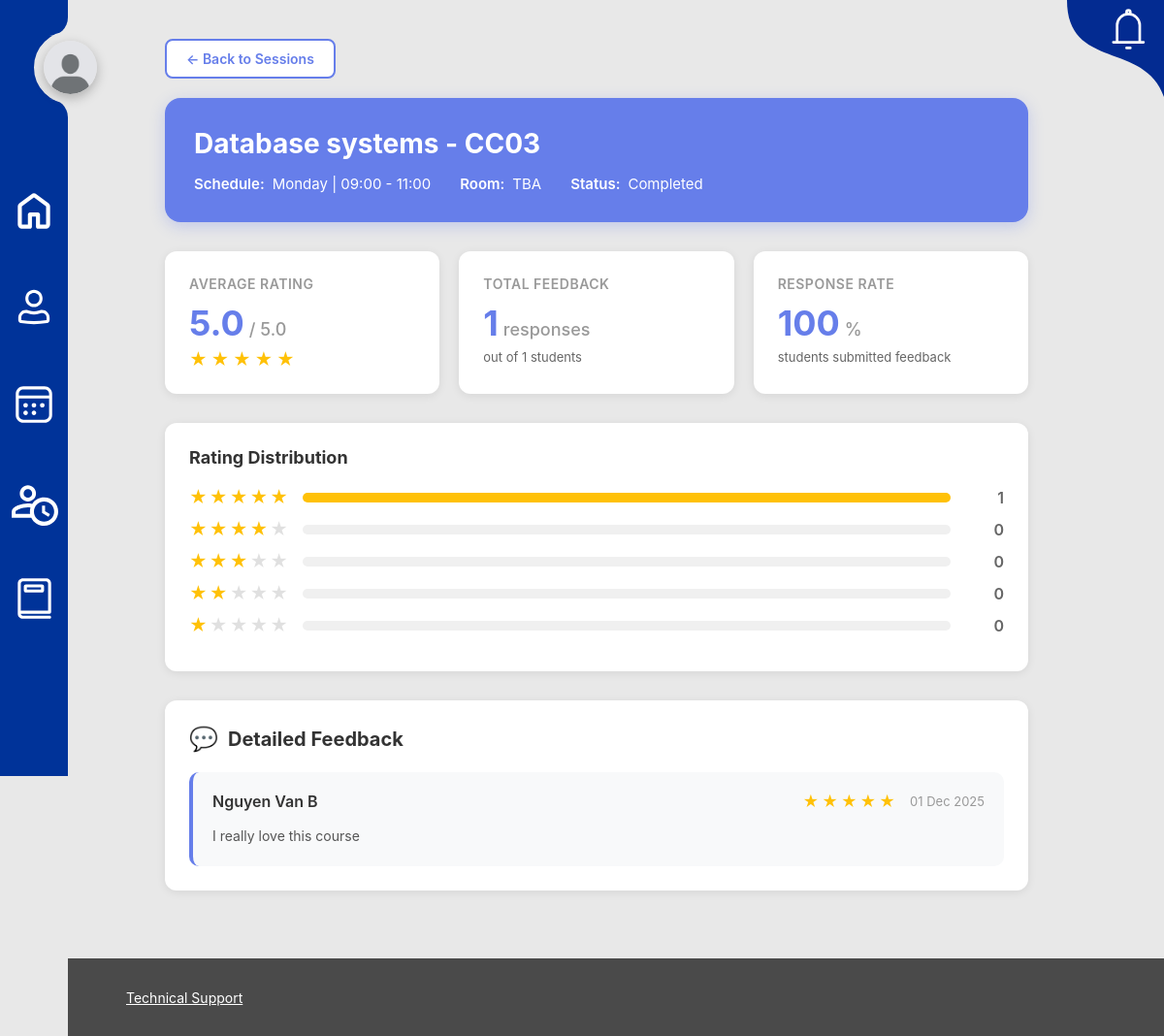
The app's page /feedback/session/2/feedback/ (signed in) with its own data.
### tutoring_sessions/models.py (models this page shows, shortened)
class Session(models.Model):
    STATUS_CHOICES = [
        ('scheduled', 'Scheduled'),
        ('ongoing', 'Ongoing'),
        ('completed', 'Completed'),
        ('cancelled', 'Cancelled'),
    ]
    DAY_CHOICES = [
        ('0', 'Monday'),
        ('1', 'Tuesday'),
        ('2', 'Wednesday'),
        ('3', 'Thursday'),
        ('4', 'Friday'),
        ('5', 'Saturday'),
        ('6', 'Sunday'),
    ]
    class_code = models.CharField(max_length=20)
    subject = models.ForeignKey(Subject, on_delete=models.CASCADE)
    tutor = models.ForeignKey(Tutor, on_delete=models.CASCADE)
    days = models.CharField(max_length=50)  # Ví dụ: "2-3-4"
    start_time = models.TimeField()
    end_time = models.TimeField()
    capacity = models.IntegerField(default=30)
    enrolled_count = models.IntegerField(default=0)
    status = models.CharField(max_length=20, choices=STATUS_CHOICES, default='scheduled')
    created_at = models.DateTimeField(auto_now_add=True)

class Subject(models.Model):
    name = models.CharField(max_length=100)
    code = models.CharField(max_length=20, unique=True)

### students/models.py (models this page shows, shortened)
class Student(models.Model):
    user = models.OneToOneField(User, on_delete=models.CASCADE)
    full_name = models.CharField(max_length=100)
    student_id = models.CharField(max_length=20, unique=True)
    phone = models.CharField(max_length=15, blank=True)
    email = models.EmailField(blank=True)
    major = models.CharField(max_length=100, blank=True)
    dob = models.DateField(null=True, blank=True)
    sp_needs = models.CharField(max_length=100, blank=True)
    avatar = models.ImageField(upload_to='avatars/', null=True, blank=True)  # Thêm trường avatar
    class Meta:
        verbose_name = "Student"
        verbose_name_plural = "Students"

### feedback/models.py (models this page shows, shortened)
class Feedback(models.Model):
    RATING_CHOICES = [(i, i) for i in range(1, 6)]
    enrollment = models.OneToOneField(Enrollment, on_delete=models.CASCADE)
    rating = models.IntegerField(choices=RATING_CHOICES)
    comment = models.TextField(blank=True)
    created_at = models.DateTimeField(auto_now_add=True)

### feedback/views.py (the view)
# urls.py: path('session/<int:session_id>/feedback/', views.view_feedback, name='view_feedback'),
@login_required
def view_feedback(request, session_id):
    session = get_object_or_404(Session, id=session_id, tutor=request.user.tutor)
    enrollments = Enrollment.objects.filter(session=session).select_related(
        'student', 'student__user'
    )
    feedbacks_with_comments = []
    feedbacks_without_comments = [] # This holds ratings without detailed comments
    for enrollment in enrollments:
        try:
            feedback = enrollment.feedback # Access the related Feedback object
            if feedback.comment:
                feedbacks_with_comments.append({
                    'student': enrollment.student,
                    'rating': feedback.rating,
                    'comment': feedback.comment,
                    'created_at': feedback.created_at
                })
            else:
                feedbacks_without_comments.append({
                    'student': enrollment.student,
                    'rating': feedback.rating,
                    'created_at': feedback.created_at
                })
        except Feedback.DoesNotExist:
            pass
    all_feedbacks = Feedback.objects.filter(enrollment__session=session)
    total_feedbacks = all_feedbacks.count()
    total_students = enrollments.count()
    stats = {
        'average_rating': all_feedbacks.aggregate(Avg('rating'))['rating__avg'] or 0,
        'total_feedbacks': total_feedbacks,
        'total_students': total_students,
        'feedback_rate': (total_feedbacks / total_students * 100) if total_students > 0 else 0,
        'rating_distribution': {
            5: all_feedbacks.filter(rating=5).count(),
            4: all_feedbacks.filter(rating=4).count(),
            3: all_feedbacks.filter(rating=3).count(),
            2: all_feedbacks.filter(rating=2).count(),
            1: all_feedbacks.filter(rating=1).count(),
        }
    }
    context = {
        'session': session,
        'feedbacks_with_comments': feedbacks_with_comments,
        'feedbacks_without_comments': feedbacks_without_comments,
        'stats': stats,
    }
    return render(request, 'feedback/view_feedback.html', context)

### feedback/templatetags/feedback_filters.py (called while the page is built)
@register.filter
def get_item(dictionary, key):
    if dictionary is None:
        return None
    return dictionary.get(int(key) if str(key).isdigit() else key)

### notification/context_processors.py (called while the page is built)
def notifications(request):
    if request.user.is_authenticated:
        notifications = NotificationService.get_user_notifications(request.user)
        unread_count = NotificationService.get_unread_count(request.user)
        return {
            'user_notifications': notifications[:5],  # Latest 5
            'unread_count': unread_count,
        }
    return {
        'user_notifications': [],
        'unread_count': 0,
    }

### notification/notification_service.py (called while the page is built)
    @staticmethod
    def get_user_notifications(user: User, unread_only: bool = False):
        personal = Notification.objects.filter(user=user)
        broadcasts = Notification.objects.filter(is_broadcast=True)
        notifications = personal | broadcasts
        if unread_only:
            notifications = notifications.filter(is_read=False)
        return notifications.order_by('-created_at')

    @staticmethod
    def get_unread_count(user: User):
        personal_unread = Notification.objects.filter(user=user, is_read=False).count()
        broadcast_unread = Notification.objects.filter(is_broadcast=True, is_read=False).count()
        return personal_unread + broadcast_unread

### tutors/templatetags/tutor_avatar.py (called while the page is built)
@register.filter
def valid_avatar(avatar_field):
    if not avatar_field:
        return False
    file_path = os.path.join(settings.MEDIA_ROOT, str(avatar_field))
    return os.path.isfile(file_path)

### feedback/templates/feedback/view_feedback.html (shortened to what this page needs)
{% extends 'tutor_base.html' %}
{% load static %}
{% load feedback_filters %}
{% block content %}
<div class="feedback-container">
    <a href="{% url 'tutors:sessions' %}" class="back-btn">
        ← Back to Sessions
    </a>
    <div class="feedback-header">
        <h1>{{ session.subject.name }} - {{ session.class_code }}</h1>
        <div class="session-info">
            <div class="session-info-item">
                <strong>Schedule:</strong>
                <span>{{ session.days }} | {{ session.start_time|time:"H:i" }} - {{ session.end_time|time:"H:i" }}</span>
            </div>
            <div class="session-info-item">
                <strong>Room:</strong>
                <span>{{ session.room|default:"TBA" }}</span>
            </div>
            <div class="session-info-item">
                <strong>Status:</strong>
                <span>{{ session.get_status_display }}</span>
            </div>
        </div>
    </div>
    <div class="stats-grid">
        <div class="stat-card">
            <div class="stat-label">Average Rating</div>
            <div class="stat-value">
                {{ stats.average_rating|floatformat:1 }}
                <span class="stat-unit">/ 5.0</span>
            </div>
            <div class="stat-subtext">
                {% for i in "12345" %}
                    {% if forloop.counter <= stats.average_rating %}
                        <span class="star">★</span>
                    {% else %}
                        <span class="star empty">★</span>
                    {% endif %}
                {% endfor %}
            </div>
        </div>
        <div class="stat-card">
            <div class="stat-label">Total Feedback</div>
            <div class="stat-value">
                {{ stats.total_feedbacks }}
                <span class="stat-unit">responses</span>
            </div>
            <div class="stat-subtext">out of {{ stats.total_students }} students</div>
        </div>
        <div class="stat-card">
            <div class="stat-label">Response Rate</div>
            <div class="stat-value">
                {{ stats.feedback_rate|floatformat:0 }}
                <span class="stat-unit">%</span>
            </div>
            <div class="stat-subtext">students submitted feedback</div>
        </div>
    </div>
    {% if stats.total_feedbacks > 0 %}
    <div class="rating-distribution">
        <div class="distribution-title">Rating Distribution</div>
        {% for rating in "54321" %}
        <div class="rating-bar-item">
            <div class="rating-stars">
                {% for i in "12345" %}
                    {% if forloop.counter <= rating|add:"0" %}
                        <span class="star">★</span>
                    {% else %}
                        <span class="star empty">★</span>
                    {% endif %}
                {% endfor %}
            </div>
            <div class="rating-bar">
                <div class="rating-bar-fill" style="width: {% if stats.total_feedbacks > 0 %}{% widthratio stats.rating_distribution|get_item:rating stats.total_feedbacks 100 %}{% else %}0{% endif %}%"></div>
            </div>
            <div class="rating-count">{{ stats.rating_distribution|get_item:rating }}</div>
        </div>
        {% endfor %}
    </div>
    {% endif %}
    {% if feedbacks_with_comments %}
    <div class="feedback-section">
        <h2 class="section-title">Detailed Feedback</h2>
        {% for feedback in feedbacks_with_comments %}
        <div class="feedback-card">
            <div class="feedback-header-info">
                <span class="student-name">{{ feedback.student.full_name }}</span>
                <div class="feedback-meta">
                    <div class="feedback-rating">
                        {% for i in "12345" %}
                            {% if forloop.counter <= feedback.rating %}
                                <span class="star">★</span>
                            {% else %}
                                <span class="star empty">★</span>
                            {% endif %}
                        {% endfor %}
                    </div>
                    <span class="feedback-date">{{ feedback.created_at|date:"d M Y" }}</span>
                </div>
            </div>
            <div class="feedback-comment">{{ feedback.comment }}</div>
        </div>
        {% endfor %}
    </div>
    {% endif %}
</div>
{% endblock %}

### static/css/student_base.css (style rules this page uses)
:root { --white: #fff; --bg-color: #e5e5e5; --navbar-color: #003399; --text-color:#000; --bg-color:#e8e8e8; }
body { background-color: #e8e8e8; }
* { font-family: Inter, sans-serif; margin: 0; padding: 0; outline: none; list-style:none; text-decoration: none; }

### feedback/templates/feedback/view_feedback.html (style rules this page uses)
.feedback-container { max-width: 100%; margin: 0 auto; padding: 40px 20px; margin-left: 150px; margin-right: 120px; margin-bottom: 90px; }
.feedback-header { background-color: #667eea; border-radius: 16px; padding: 30px; color: white; margin-bottom: 30px; box-shadow: 0 4px 15px rgba(102, 126, 234, 0.3); }
.feedback-header h1 { font-size: 28px; font-weight: 700; margin-bottom: 10px; }
.session-info { display: flex; gap: 30px; flex-wrap: wrap; margin-top: 15px; font-size: 15px; }
.session-info-item { display: flex; align-items: center; gap: 8px; }
.session-info-item strong { font-weight: 600; }
.stats-grid { display: grid; grid-template-columns: repeat(auto-fit, minmax(250px, 1fr)); gap: 20px; margin-bottom: 30px; }
.stat-card { background: white; border-radius: 12px; padding: 25px; box-shadow: 0 2px 10px rgba(0, 0, 0, 0.08); transition: all 0.3s; }
.stat-label { font-size: 14px; color: #999; font-weight: 600; text-transform: uppercase; letter-spacing: 0.5px; margin-bottom: 10px; }
.stat-value { font-size: 36px; font-weight: 700; color: #667eea; display: flex; align-items: baseline; gap: 5px; }
.stat-unit { font-size: 18px; color: #999; font-weight: 500; }
.stat-subtext { font-size: 13px; color: #666; margin-top: 5px; }
.rating-distribution { background: white; border-radius: 12px; padding: 25px; box-shadow: 0 2px 10px rgba(0, 0, 0, 0.08); margin-bottom: 30px; }
.distribution-title { font-size: 18px; font-weight: 700; color: #333; margin-bottom: 20px; }
.rating-bar-item { display: flex; align-items: center; gap: 15px; margin-bottom: 12px; }
.rating-stars { display: flex; gap: 2px; min-width: 100px; }
.star { color: #ffc107; font-size: 18px; }
.star.empty { color: #e0e0e0; }
.rating-bar { flex: 1; height: 10px; background: #f0f0f0; border-radius: 5px; overflow: hidden; }
.rating-bar-fill { height: 100%; background-color: #ffc107; transition: width 0.5s ease; }
.rating-count { min-width: 40px; text-align: right; font-weight: 600; color: #666; }
.feedback-section { background: white; border-radius: 12px; padding: 25px; box-shadow: 0 2px 10px rgba(0, 0, 0, 0.08); margin-bottom: 20px; }
.section-title { font-size: 20px; font-weight: 700; color: #333; margin-bottom: 20px; display: flex; align-items: center; gap: 10px; }
.section-title::before { content: "💬"; font-size: 24px; }
.feedback-card { background: #f8f9fa; border-radius: 10px; padding: 20px; margin-bottom: 15px; border-left: 4px solid #667eea; transition: all 0.3s; }
.feedback-card:last-child { margin-bottom: 0; }
.feedback-header-info { display: flex; justify-content: space-between; align-items: center; margin-bottom: 15px; flex-wrap: wrap; gap: 10px; }
.student-name { font-weight: 600; color: #333; font-size: 16px; }
.feedback-meta { display: flex; align-items: center; gap: 15px; }
.feedback-rating { display: flex; gap: 3px; }
.feedback-rating .star { font-size: 16px; }
.feedback-date { font-size: 13px; color: #999; }
.feedback-comment { color: #555; line-height: 1.6; font-size: 14px; }
.back-btn { display: inline-flex; align-items: center; gap: 8px; padding: 10px 20px; background: white; color: #667eea; text-decoration: none; border-radius: 8px; font-weight: 600; font-size: 14px; border: 2px solid #667eea; transition: all 0.3s; margin-bottom: 20px; }

### records on screen
Session: subject.name "Database systems", class_code "CC03", days "Monday", start_time "09:00", end_time "11:00", status "Completed"
Student: student.full_name "Nguyen Van B", created_at "01 Dec 2025", comment "I really love this course"

### other values on screen
{{ session.room|default:"TBA" }} "TBA"
{{ stats.average_rating|floatformat:1 }} "5.0"
{{ stats.total_feedbacks }} "1"
{{ stats.total_students }} "1"
{{ stats.feedback_rate|floatformat:0 }} "100"
{{ stats.rating_distribution|get_item:rating }} "1" "0" "0" "0" "0"
